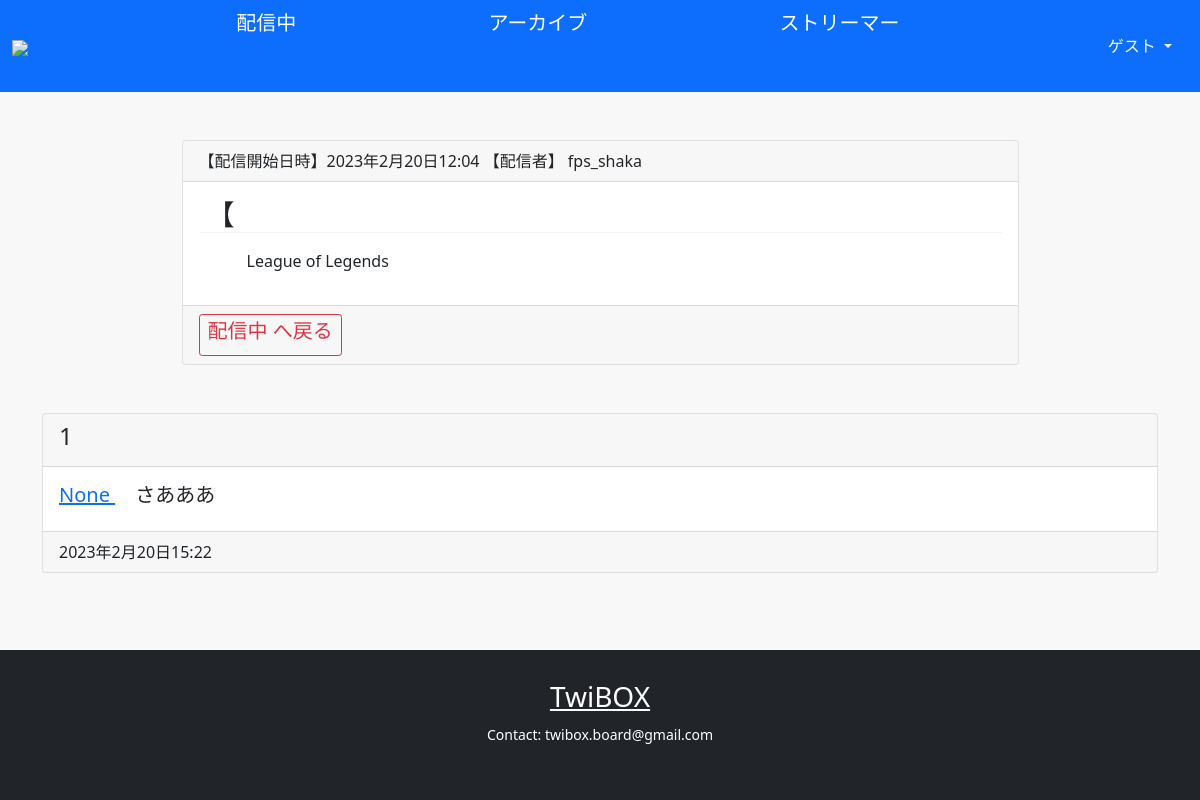
The page /streams/89/ on the database its author committed.
### board/models.py (models this page shows, shortened)
class StreamModel(models.Model):
    stream_id = models.IntegerField(unique=True, verbose_name="配信id")
    title = models.CharField(max_length=100, verbose_name="配信タイトル")
    streamer_id = models.IntegerField(verbose_name="配信者id")
    streamer = models.CharField(max_length=100, verbose_name="配信者")
    streamer_name = models.CharField(max_length=100, verbose_name="配信者名")
    game_name = models.CharField(max_length=100, verbose_name="ゲーム名")
    starttime = models.DateTimeField()
    type = models.CharField(default='offline', max_length=100, verbose_name="状態")
    viewer_count = models.IntegerField(default=0, verbose_name="視聴者数")
    thumbnail = models.ImageField(null=True, blank=True)
    comment_count = models.IntegerField(null=True, blank=True, verbose_name="コメント数")
    class Meta:
        verbose_name_plural = "Board" #StreamModels から Board へ
    objects = StreamModelManager()

class CommentModel(models.Model):
    user = models.ForeignKey(CustomUser, on_delete=models.CASCADE, null=True, blank=True)
    name = models.CharField(max_length=100, verbose_name="ユーザー名")
    stream_id =  models.IntegerField(null=True, blank=True, verbose_name="配信id")
    streamer_id = models.IntegerField(null=True, blank=True, verbose_name="ストリーマーid")
    content = models.CharField(max_length=400, verbose_name="投稿内容")
    id_for_stream = models.IntegerField(null=True, blank=True, verbose_name="配信毎のid")
    created_at = models.DateTimeField(auto_now_add=True)
    updated_at = models.DateTimeField(auto_now=True)
    class Meta:
        verbose_name_plural = "Comment" #CommentModels から Comment へ

### board/views.py (the view)
# urls.py: path("streams/<int:pk>/", StreamDetailView, name="board-detail"),
def StreamDetailView(request, **kwargs):
    obj_stream = StreamModel.objects.get(pk=kwargs["pk"])
    obj_comment = CommentModel.objects.filter(stream_id=obj_stream.stream_id).order_by('-created_at')
    comment_count = obj_comment.count()
    context = {}
    context["stream"] = obj_stream
    context["comment_list"] = obj_comment
    context["comment_count"] = comment_count
    return render(request, 'board/board-detail.html', context)

### accounts/templatetags/accounts_user.py (called while the page is built)
@register.filter # デコレーター
def user_display(user):
    user_display = "ゲスト"
    if user.is_authenticated:
        user_display = user.username
    return user_display

### board/models.py (called while the page is built)
    def get_queryset(self):
        return StreamModelQuerySet(self.model, using=self._db)

### board/templates/board/board-detail.html (shortened to what this page needs)
{% extends 'base.html' %}
{% block content %}
<div class="container">
    <div class="card mx-auto my-5 w-75" style="min-width:300px;">
        <div class="card-header">
            【配信開始日時】{{ stream.starttime }}
            【配信者】 {{ stream.streamer_name }}
        </div>
        <div class="card-body pb-3">
            <h3 class="card-title mb-3 px-2" style="border-bottom:solid 1px #f4f4f4;">
                {{ stream.title }}
            </h3>
            <p class="card-text my-3 px-5">{{ stream.game_name }}</p>
        </div>
        <div class="card-footer">
            {% if stream.type == 'live' %}
                <a href={% url 'board-streams' %} class="btn btn-outline-danger btn-sm"><h5>配信中 へ戻る</h5></a>
            {% else %}
                <a href={% url 'board-archives' %} class="btn btn-outline-danger btn-sm"><h5>アーカイブ へ戻る</h5></a>
            {% endif %}
        </div>
    </div>
    {% if comment_list %}
          {% for comment in comment_list %}
                <div class="card my-3">
                    <div class="card-header">
                        <h4>{{ forloop.revcounter }}</h4>
                    </div>
                    <div class="card-body">
                        <h5 class="card-title">
                          <a href={% url 'board-detail' stream.pk %}>
                              {{ comment.user }}
                          　{{ comment.content }}
                        </h5>
                    </div>
                    <div class="card-footer">
                        {{ comment.created_at }}
                    </div>
                </div>
          {% endfor %}
      {% else %}
        <div>
            <h3>まだ投稿がありません。最初の投稿をしましょう！</h3>
        </div>
      {% endif %}
</div>
{% endblock %}

### static_local/css/allauth.css (style rules this page uses)
body { background-color: rgb(90, 90, 90); }

### static_local/css/footer.css (style rules this page uses)
html { position: relative; min-height: 100%; padding-bottom: 200px; box-sizing: border-box; }

### rows shown on the page
StreamModel: starttime "2023年2月20日12:04", streamer_name "fps_shaka", title "【", game_name "League of Legends"
CommentModel: user "None", content "さあああ", created_at "2023年2月20日15:22"

### other values the page prints
{{ request.user | user_display }} "ゲスト"
